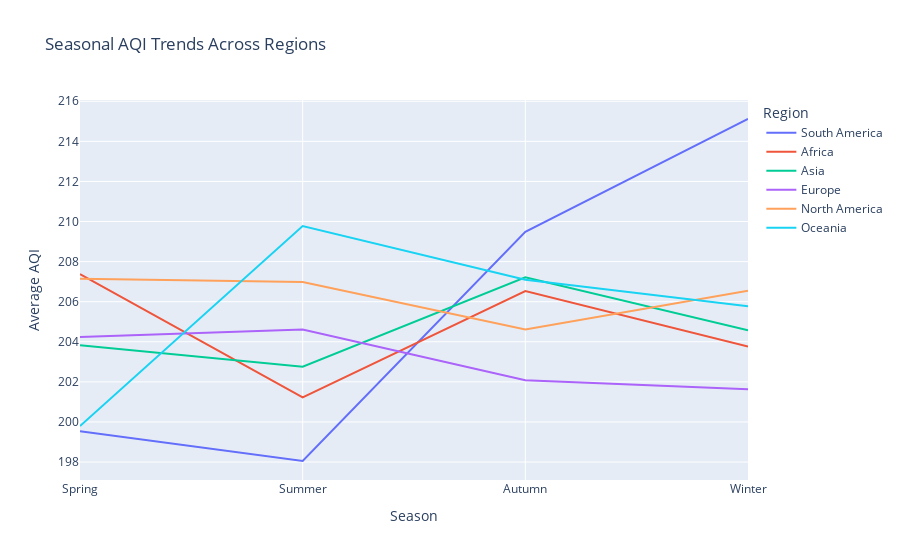

The code cell stored with this chart in its notebook:
### Markdown cell above
*Analysis steps:*

### Code cell
# Step 3: Calculate average AQI by season and region
seasonal_aqi = df.groupby(['Season', 'Region'])['US_AQI'].mean().reset_index()

# Define custom order for the seasons
season_order = ['Spring', 'Summer', 'Autumn', 'Winter']

# Convert 'Season' to a categorical type with the defined order
seasonal_aqi['Season'] = pd.Categorical(seasonal_aqi['Season'], categories=season_order, ordered=True)

# Sort the dataframe by the ordered seasons
seasonal_aqi = seasonal_aqi.sort_values('Season')

# Step 4: Visualize AQI trends across seasons for different regions
fig_line = px.line(seasonal_aqi, 
                   x='Season', 
                   y='US_AQI', 
                   color='Region',
                   title='Seasonal AQI Trends Across Regions',
                   labels={'US_AQI': 'Average AQI', 'Season': 'Season'},
                   line_shape='linear')
fig_line.show()

### Figure 1 — Plotly figure (JSON) as saved in the notebook; plotly's stock layout.template omitted (floating-point values rounded to 4 significant figures)
{"data": [{"hovertemplate": "Region=South America<br>Season=%{x}<br>Average AQI=%{y}<extra></extra>", "legendgroup": "South America", "line": {"color": "#636efa", "dash": "solid", "shape": "linear"}, "marker": {"symbol": "circle"}, "mode": "lines", "name": "South America", "orientation": "v", "showlegend": true, "type": "scatter", "x": ["Spring", "Summer", "Autumn", "Winter"], "xaxis": "x", "y": [199.5, 198.1, 209.5, 215.1], "yaxis": "y"}, {"hovertemplate": "Region=Africa<br>Season=%{x}<br>Average AQI=%{y}<extra></extra>", "legendgroup": "Africa", "line": {"color": "#EF553B", "dash": "solid", "shape": "linear"}, "marker": {"symbol": "circle"}, "mode": "lines", "name": "Africa", "orientation": "v", "showlegend": true, "type": "scatter", "x": ["Spring", "Summer", "Autumn", "Winter"], "xaxis": "x", "y": [207.4, 201.2, 206.5, 203.8], "yaxis": "y"}, {"hovertemplate": "Region=Asia<br>Season=%{x}<br>Average AQI=%{y}<extra></extra>", "legendgroup": "Asia", "line": {"color": "#00cc96", "dash": "solid", "shape": "linear"}, "marker": {"symbol": "circle"}, "mode": "lines", "name": "Asia", "orientation": "v", "showlegend": true, "type": "scatter", "x": ["Spring", "Summer", "Autumn", "Winter"], "xaxis": "x", "y": [203.8, 202.8, 207.2, 204.6], "yaxis": "y"}, {"hovertemplate": "Region=Europe<br>Season=%{x}<br>Average AQI=%{y}<extra></extra>", "legendgroup": "Europe", "line": {"color": "#ab63fa", "dash": "solid", "shape": "linear"}, "marker": {"symbol": "circle"}, "mode": "lines", "name": "Europe", "orientation": "v", "showlegend": true, "type": "scatter", "x": ["Spring", "Summer", "Autumn", "Winter"], "xaxis": "x", "y": [204.2, 204.6, 202.1, 201.6], "yaxis": "y"}, {"hovertemplate": "Region=North America<br>Season=%{x}<br>Average AQI=%{y}<extra></extra>", "legendgroup": "North America", "line": {"color": "#FFA15A", "dash": "solid", "shape": "linear"}, "marker": {"symbol": "circle"}, "mode": "lines", "name": "North America", "orientation": "v", "showlegend": true, "type": "scatter", "x": ["Spring", "Summer", "Autumn", "Winter"], "xaxis": "x", "y": [207.1, 207.0, 204.6, 206.5], "yaxis": "y"}, {"hovertemplate": "Region=Oceania<br>Season=%{x}<br>Average AQI=%{y}<extra></extra>", "legendgroup": "Oceania", "line": {"color": "#19d3f3", "dash": "solid", "shape": "linear"}, "marker": {"symbol": "circle"}, "mode": "lines", "name": "Oceania", "orientation": "v", "showlegend": true, "type": "scatter", "x": ["Spring", "Summer", "Autumn", "Winter"], "xaxis": "x", "y": [199.8, 209.8, 207.1, 205.8], "yaxis": "y"}], "layout": {"legend": {"title": {"text": "Region"}, "tracegroupgap": 0}, "title": {"text": "Seasonal AQI Trends Across Regions"}, "xaxis": {"anchor": "y", "domain": [0, 1], "title": {"text": "Season"}}, "yaxis": {"anchor": "x", "domain": [0, 1], "title": {"text": "Average AQI"}}}}
